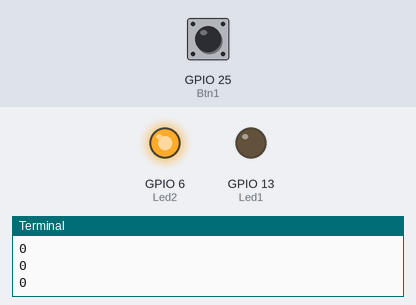
A program run on a simulated Raspberry Pi (BCM pin numbers). Shown: output pins drawn as LEDs (lit = HIGH), the last lines printed to the terminal. Inputs (shaded band) come from the test bench; at power-on: GPIO 25 (Btn1) LOW.

Above: at 1.2 s.
1.3 s: GPIO 25 (Btn1) pulled HIGH for 0.15 s
At 2.4 s:
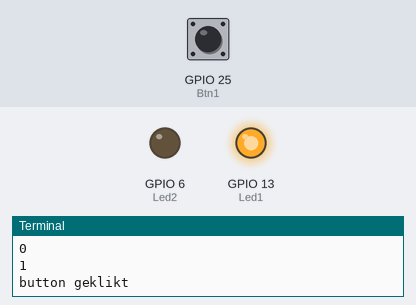
4.4 s: GPIO 25 (Btn1) pulled HIGH for 1 s
At 7.7 s:
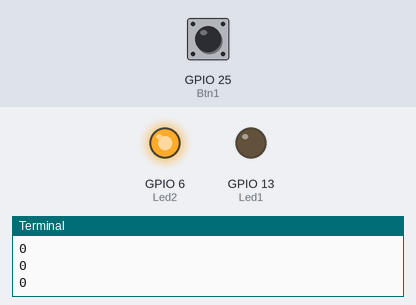
8.0 s: GPIO 25 (Btn1) pulled HIGH for 3.2 s
At 8.9 s:
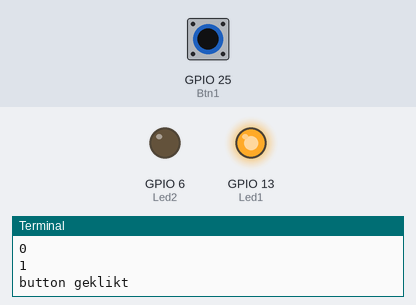
Timing chart, 0 to 13.7 s (numbered marks = the images above; inputs shaded):
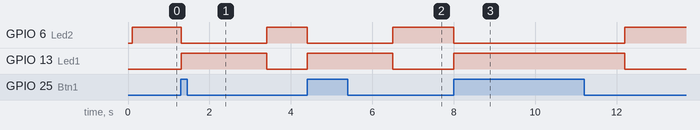

The program:

Opdracht_4.py
```python
#SOURCE ik heb de powerpoints van vorig jaar gebruikt
#ik heb ook mijn code van arduino aangehouden omdat dit dezelfde opzet is
# GPIO voor functionaliteiten met pins
import RPi.GPIO as GPIO
# time om pauzes te defineren bij de leds
import time

# GPIO Pin waaraan led hangt defineren
Led1 = 13
Led2 = 6
# GPIO Pin waaraan button hangt defineren
Btn1 = 25

GPIO.setmode(GPIO.BCM)
#We geven de led info, dus die setten we op output
GPIO.setup(Led1, GPIO.OUT)
GPIO.setup(Led2, GPIO.OUT)
#De knop willen we uitlezen, dus die zetten we op input.
GPIO.setup(Btn1, GPIO.IN, GPIO.PUD_DOWN)


# define functionaliteit
while True:
    #kleine sleep voor stabiliteit, voor mijn gevoel altans
    time.sleep(0.1)
    #input printen om te checken
    print(GPIO.input(Btn1))
    #als er niet op de knop wordt geklikt is hij LOW
    if GPIO.input(Btn1) == GPIO.LOW:
        GPIO.output(Led1, GPIO.LOW)

        GPIO.output(Led2, GPIO.HIGH)
    else:
        #functie volgens de opdracht uitvoeren
        print("button geklikt")
        GPIO.output(Led2, GPIO.LOW)

        GPIO.output(Led1, GPIO.HIGH)
        time.sleep(1.3)

        GPIO.output(Led2, GPIO.LOW)
        time.sleep(0.7)
```

Measured:
- after the input at 1.3 s, GPIO 6 (Led2): HIGH → LOW at once, → HIGH 2.1 s later; GPIO 13 (Led1): LOW → HIGH at once, → LOW 2.1 s later
- after the input at 4.4 s, GPIO 6 (Led2): HIGH → LOW at once, → HIGH 2.1 s later; GPIO 13 (Led1): LOW → HIGH at once, → LOW 2.1 s later
- after the input at 8.0 s, GPIO 6 (Led2): HIGH → LOW at once, → HIGH 4.2 s later; GPIO 13 (Led1): LOW → HIGH at once, → LOW 4.2 s later
